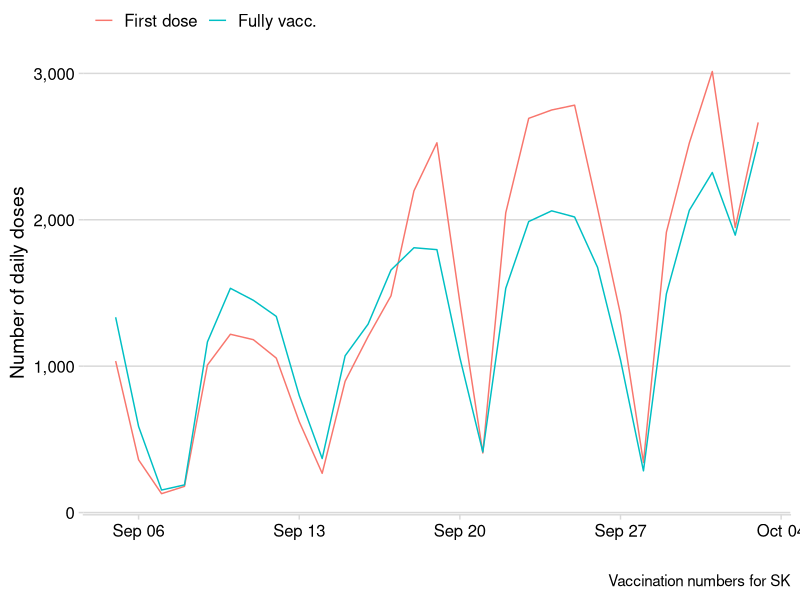
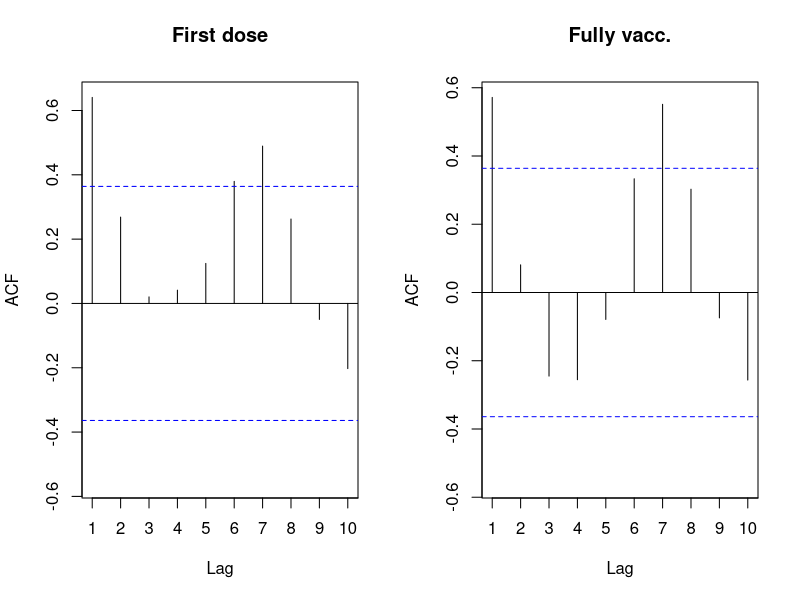

Write the R code that produced these figures, in order.
## ----setup, include=FALSE-----------------------------------------------------
library(knitr)
hook_output = knit_hooks$get('output')
knit_hooks$set(output = function(x, options) {
  # this hook is used only when the linewidth option is not NULL
  if (!is.null(n <- options$linewidth)) {
    x = knitr:::split_lines(x)
    # any lines wider than n should be wrapped
    if (any(nchar(x) > n)) x = strwrap(x, width = n)
    x = paste(x, collapse = '\n')
  }
  hook_output(x, options)
})

knitr::opts_chunk$set(cache = FALSE, message = FALSE,
                      linewidth = 50)


## -----------------------------------------------------------------------------
library(tidyverse)
library(dslabs)

# Rename variables
dataset <- divorce_margarine |> 
  rename(div = divorce_rate_maine,
         marg = margarine_consumption_per_capita)


## -----------------------------------------------------------------------------
# 1. Pearson correlation
dataset |> 
  summarise(sxy = cov(div, marg),
            s2x = var(div),
            s2y = var(marg)) |> 
  mutate(corr = sxy/sqrt(s2x * s2y))


## -----------------------------------------------------------------------------
# Or even simpler
dataset |> 
  summarise(corr = cor(div, marg))


## -----------------------------------------------------------------------------
# 2. Spearman correlation
dataset |> 
  summarise(corr = cor(div, marg, method = "spearman"))


## -----------------------------------------------------------------------------
nobs <- nrow(dataset)
dataset |> 
  mutate(div_rk = rank(div),
         marg_rk = rank(marg),
         diff = div_rk - marg_rk) |> 
  summarise(corr = 1 - 6*sum(diff^2)/(nobs*(nobs^2 - 1)))


## -----------------------------------------------------------------------------
# Also equal to Pearson corr. of ranks
dataset |> 
  mutate(div_rk = rank(div),
         marg_rk = rank(marg)) |> 
  summarise(corr = cor(div_rk, marg_rk))


## ----echo = FALSE-------------------------------------------------------------
library(tidyverse)
library(lubridate)
library(cowplot)

data_vax <- read_csv("vaccines.csv")
data_vax |> 
  filter(Date >= max(Date) - weeks(4)) |> 
  pivot_longer(!Date, names_to = "type",
               values_to = "count") |>
  mutate(type = factor(type, 
                       levels = c("first_dose", "full_dose"),
                       labels = c("First dose", "Fully vacc."))) |> 
  ggplot(aes(x = Date, y = count,
             colour = type)) +
  geom_line() +
  theme_minimal_hgrid() +
  scale_colour_discrete(name = "") +
  theme(legend.position = "top") +
  labs(caption = "Vaccination numbers for SK") +
  xlab("") + ylab("Number of daily doses") +
  scale_y_continuous(labels = scales::comma)


## ----echo = FALSE-------------------------------------------------------------
library(forecast)
data_vax <- data_vax |>
  filter(Date >= max(Date) - weeks(4))

par(mfrow = c(1, 2))
Acf(data_vax$first_dose, main = "First dose", lag.max = 10)
Acf(data_vax$full_dose, main = "Fully vacc.", lag.max = 10)
